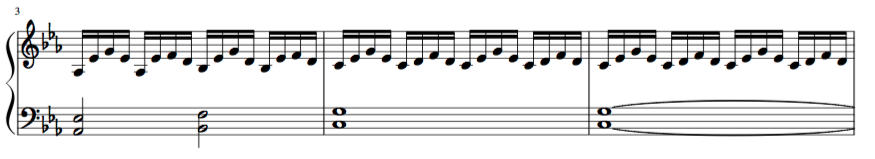
#> input picture tests/images/score01.png, 875 x 159 px, found by its file name
$ python test.py
#> lines starting #> are read from the running program, lines starting #| are printed output that depends on the picture; after the words box and inside, x2 and y2 are one past the last pixel; in counts of white or black regions, pixels touching at a corner belong together
### sheet_parser/parser.py
import cv2
from sheet_parser.detectors.lines import LineDetector
from sheet_parser.detectors.shapes import ShapeDetector


class Parser(object):

    def __init__(self):
        self.line_detector = LineDetector()
        self.shape_detector = ShapeDetector()

    def process(self, source_image):
#> called with source_image = 'tests/tests/images/score01.png'
        img = cv2.imread(source_image)
#> img is the input picture: shape (159, 875, 3); mean B, G, R 227.3, 227.3, 227.3
        result = img

        staff_lines, bar_lines = self.line_detector.find_lines(img)
        shapes = self.shape_detector.find_shapes(img, staff_lines)

        result = self.line_detector.draw(staff_lines, result)
        result = self.line_detector.draw(bar_lines, result)
        # result = self.shape_detector.draw(result)

        # cv2.imshow('Resulting image', result)

### sheet_parser/detectors/base.py
import cv2


class BaseDetector(object):
    dst = None
    output = None
    src = None
    gray = None

    def set_source(self, src):
        self.src = src
        self.gray = cv2.cvtColor(src, cv2.COLOR_BGR2GRAY)
        ret, self.dst = cv2.threshold(self.gray, 180, 255, cv2.THRESH_BINARY_INV)
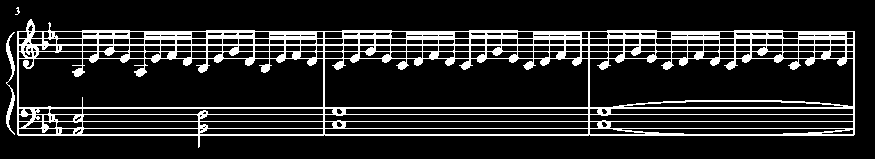
#> self.dst: shape (159, 875); 15.1% white; 3 white regions (1 under 20 px), largest, box (x1, y1, x2, y2) and area: (17, 19, 855, 148) 20691, (6, 32, 15, 135) 309

### sheet_parser/detectors/lines.py
import cv2
import numpy as np
import math
from .base import BaseDetector


class LineDetector(BaseDetector):
    line_color = (0, 100, 255)
    lines = list()

    X = 0
    Y = 1

    def __init__(self, threshold=50, min_line_width=100):
        self.threshold = threshold
        self.min_line_width = min_line_width

    def find_lines(self, src):
        self.set_source(src)
        h_lines, v_lines = self.detect()
        # return staff_lines, bar_lines
        return self.remove_duplicates(h_lines, self.Y), self.remove_duplicates(v_lines, self.X)

    def detect(self):
        horizontal_lines = list()
        vertical_lines = list()

        # find lines
        lines = cv2.HoughLinesP(self.dst, 1, math.pi / 180.0, self.threshold, np.array([]), 20, 10)
#> lines = 141 rows, first 6: [14, 134, 854, 134], [6, 45, 854, 45], [6, 44, 854, 44], [9, 107, 854, 107], [8, 38, 854, 38], [9, 58, 854, 58]
        a, b, c = lines.shape
#> a = 141; b = 1; c = 4
        for i in range(a):
            start = (lines[i][0][0], lines[i][0][1])
            end = (lines[i][0][2], lines[i][0][3])

            # check if horizontal and not too short
            if -0.2 < self.get_angle(start, end) < 0.2 and self.calc_min_width(start[0], end[0]):
                horizontal_lines.append(lines[i])

            # check if vertical and not too short
            if 89.8 < self.get_angle(start, end) < 90.2 and self.calc_min_width(start[0], end[0]):
                vertical_lines.append(lines[i])
#> this loop made 141 passes
#> (start, end) on passes 1 to 12: ((14, 134), (854, 134)), ((6, 45), (854, 45)), ((6, 44), (854, 44)), ((9, 107), (854, 107)), ((8, 38), (854, 38)), ((9, 58), (854, 58)), ((6, 51), (854, 51)), ((8, 108), (854, 108)), ((7, 114), (854, 114)), ((17, 31), (854, 31)), ((18, 135), (853, 135)), ((9, 128), (854, 128))
#> after the loop, horizontal_lines = 14 items, first 6: [[14, 134, 854, 134]], [[6, 45, 854, 45]], [[6, 44, 854, 44]], [[9, 107, 854, 107]], [[8, 38, 854, 38]], [[9, 58, 854, 58]]; vertical_lines = []
#> in find_lines, `h_lines, v_lines = self.detect()`: h_lines = 14 items, first 6: [[17, 31, 854, 31]], [[8, 38, 854, 38]], [[6, 44, 854, 44]], [[6, 45, 854, 45]], [[6, 51, 854, 51]], [[9, 58, 854, 58]]; v_lines = []

        # sort horizontal lines by y-axis
        horizontal_lines.sort(key=lambda x: x[0][self.Y])

        # sort vertical lines by x-axis
        vertical_lines.sort(key=lambda x: x[0][self.X])

        return horizontal_lines, vertical_lines

    def remove_duplicates(self, lines, axis):
#> called with axis = 1
        result = list()
        for index, line in enumerate(lines):
            if index > 0:
                if line[0][axis] - lines[index - 1][0][axis] > 1:
                    result.append(line)
            else:
                result.append(line)
#> this loop made 14 passes
#> after the loop, result = [[[17, 31, 854, 31]], [[8, 38, 854, 38]], [[6, 44, 854, 44]], [[6, 51, 854, 51]], [[9, 58, 854, 58]], [[663, 101, 804, 101]], [[9, 107, 854, 107]], [[7, 114, 854, 114]], [[6, 121, 854, 121]], [[9, 128, 854, 128]], [[14, 134, 854, 134]]]
#> in process, `staff_lines, bar_lines = self.line_detector.find_lines(img)`: staff_lines has the same summary as result in remove_duplicates; bar_lines = []
        return result

    # [8 lines left out: function draw, not called in this run]

    def get_angle(self, pt1, pt2):
        return np.arctan2(pt2[1] - pt1[1], pt2[0] - pt1[0]) * 180. / np.pi

    def calc_min_width(self, x1, x2):
        return x2 - x1 > self.min_line_width

    # [4 lines left out: function get_y_diff, not called in this run]

### sheet_parser/detectors/shapes.py
import cv2
import numpy as np
import os
import random

from .base import BaseDetector


class ShapeDetector(BaseDetector):

    contours = []
    img = None
    shapes = []
    staff_lines = None

    symbols = {
        'quarter': ['../images/note_02.png'],
        'half': ['../images/note_03.png'],
        'full': ['../images/note_04.png'],
    }

    def find_shapes(self, src, staff_lines):
        self.staff_lines = staff_lines
#> self.staff_lines has the same summary as result in remove_duplicates
        self.set_source(src)

        img_rgb = self.src
        clean_img = self.remove_lines_from_image(self.gray)

        for key, templates in self.symbols.items():
            result = self.match_templates(clean_img, templates)

            color = (0, random.randint(0, 255), random.randint(0, 255))
            for pt in zip(*result[0][0][::-1]):
                cv2.rectangle(img_rgb, pt, (pt[0] + result[0][1], pt[1] + result[0][2]), color, 1)

        cv2.imshow('cleared imageerer', self.src)

        return self.shapes

    def match_templates(self, src, template_imgs):
        dir = os.path.dirname(__file__)
        result = []

        for template_img in template_imgs:
            template = cv2.imread(os.path.join(dir, template_img), 0)

            w, h = template.shape[::-1]
            res = cv2.matchTemplate(src, template, cv2.TM_CCOEFF_NORMED)
            threshold = 0.75
            loc = np.where(res >= threshold)

            result.append([loc, w, h])

        # TODO clean up result!!
        return result

    def set_source(self, src):
        super().set_source(src)
        self.img = self.remove_lines_from_image(self.gray)
        cv2.imshow('cleared image', self.img)

    def remove_lines_from_image(self, src):
        img = src
        for line in self.staff_lines:
            x = line[0][0]
            y = line[0][1]

            while x < line[0][2]:
                color = self.get_color(img, x, y - 1)
                cv2.rectangle(img, (x, y), (x, y), color, thickness=cv2.FILLED)
                x += 1
#> this loop made 11 passes
#> (line, y) on pass 1: ([[17, 31, 854, 31]], 31)
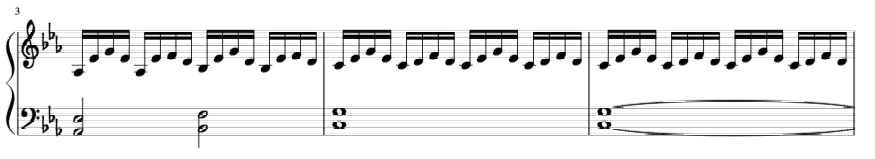
#> img: shape (159, 875); min 0, max 255, mean 232.9

        ret3, img = cv2.threshold(img, 0, 255, cv2.THRESH_BINARY_INV + cv2.THRESH_OTSU)
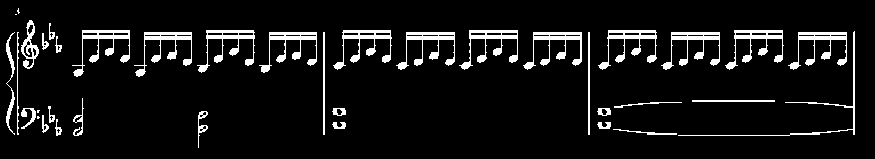
#> img: shape (159, 875); 7.9% white; 38 white regions (4 under 20 px), largest, box (x1, y1, x2, y2) and area: (72, 30, 130, 77) 669, (459, 30, 518, 70) 669, (333, 30, 392, 70) 665
        return img

    def get_color(self, img, x, y):
        intensity = int(img[y, x])  # yes, x and y coordinates are the other way around
        if intensity > 180:
            return 255, 255, 255
        return intensity, intensity, intensity

    # [7 lines left out: function draw, not called in this run]

### tests/test.py
#!/usr/bin/env python3

import cv2
import os

from sheet_parser.parser import Parser
test_image = os.path.abspath('tests/images/score01.png')
# test_image = os.path.abspath('training/images/training_set_001.png')

parser = Parser()
parser.process(test_image)
#> the loop in remove_lines_from_image (call 2), `for line in self.staff_lines:` made 11 passes
#> (the run stopped early here; a loop or call above may not have finished)

$ run again, with training/images/training_set_001.png copied over tests/images/score01.png
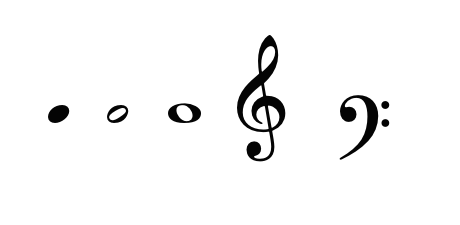
#> input picture training/images/training_set_001.png, 460 x 225 px, found by its file name
#> in process, img is the input picture: shape (225, 460, 3); min 4, max 255, mean 246.5
#> in set_source, `ret, self.dst = cv2.threshold(self.gray, 180, 255, cv2.THRESH_BINARY_I..`:
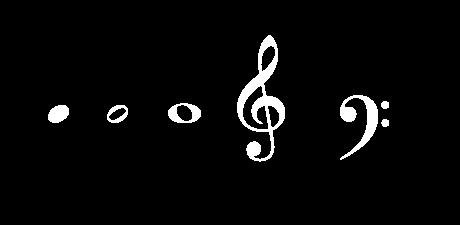
#> self.dst: shape (225, 460); 3.6% white; 7 white regions, largest, box (x1, y1, x2, y2) and area: (237, 35, 285, 162) 1955, (340, 95, 378, 160) 865, (168, 103, 201, 123) 351
#> lines = 52 rows, first 6: [237, 111, 284, 112], [237, 108, 284, 108], [344, 100, 370, 99], [365, 103, 388, 103], [347, 98, 367, 97], [237, 110, 284, 111]
#> the loop in detect, `for i in range(a):` made 52 passes
#> after the loop in detect, `for i in range(a):`: horizontal_lines = []
#> in remove_lines_from_image, `ret3, img = cv2.threshold(img, 0, 255, cv2.THRESH_BINARY_INV + cv2.THR..`:
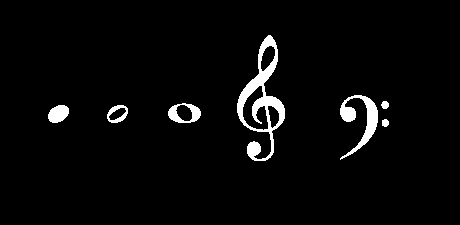
#> img: shape (225, 460); 3.4% white; 7 white regions, largest, box (x1, y1, x2, y2) and area: (237, 35, 285, 161) 1847, (340, 95, 378, 160) 822, (168, 103, 201, 123) 332
#> ret3 = 135

$ run again, with tests/images/test2.jpg saved as tests/images/score01.png
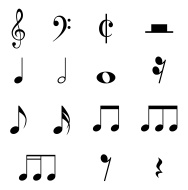
#> input picture tests/images/test2.jpg, 188 x 190 px, found by its file name
#> in process, img is the input picture: shape (190, 188, 3); min 0, max 255, mean 241.2
#> in set_source, `ret, self.dst = cv2.threshold(self.gray, 180, 255, cv2.THRESH_BINARY_I..`:
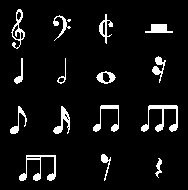
#> self.dst: shape (190, 188); 6.6% white; 16 white regions (1 under 20 px), largest, box (x1, y1, x2, y2) and area: (141, 105, 178, 132) 345, (19, 155, 56, 181) 303, (93, 105, 119, 132) 202
#> lines = 15 rows, first 6: [141, 128, 177, 127], [148, 106, 176, 105], [17, 132, 19, 106], [19, 9, 20, 44], [142, 126, 177, 124], [99, 129, 100, 106]
#> the loop in detect, `for i in range(a):` made 15 passes
#> after the loop in detect, `for i in range(a):`: horizontal_lines = []
#> in remove_lines_from_image, `ret3, img = cv2.threshold(img, 0, 255, cv2.THRESH_BINARY_INV + cv2.THR..`:
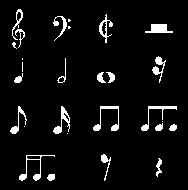
#> img: shape (190, 188); 5.5% white; 28 white regions (8 under 20 px), largest, box (x1, y1, x2, y2) and area: (93, 106, 119, 131) 176, (145, 24, 173, 33) 168, (19, 155, 55, 181) 168
#> ret3 = 144
